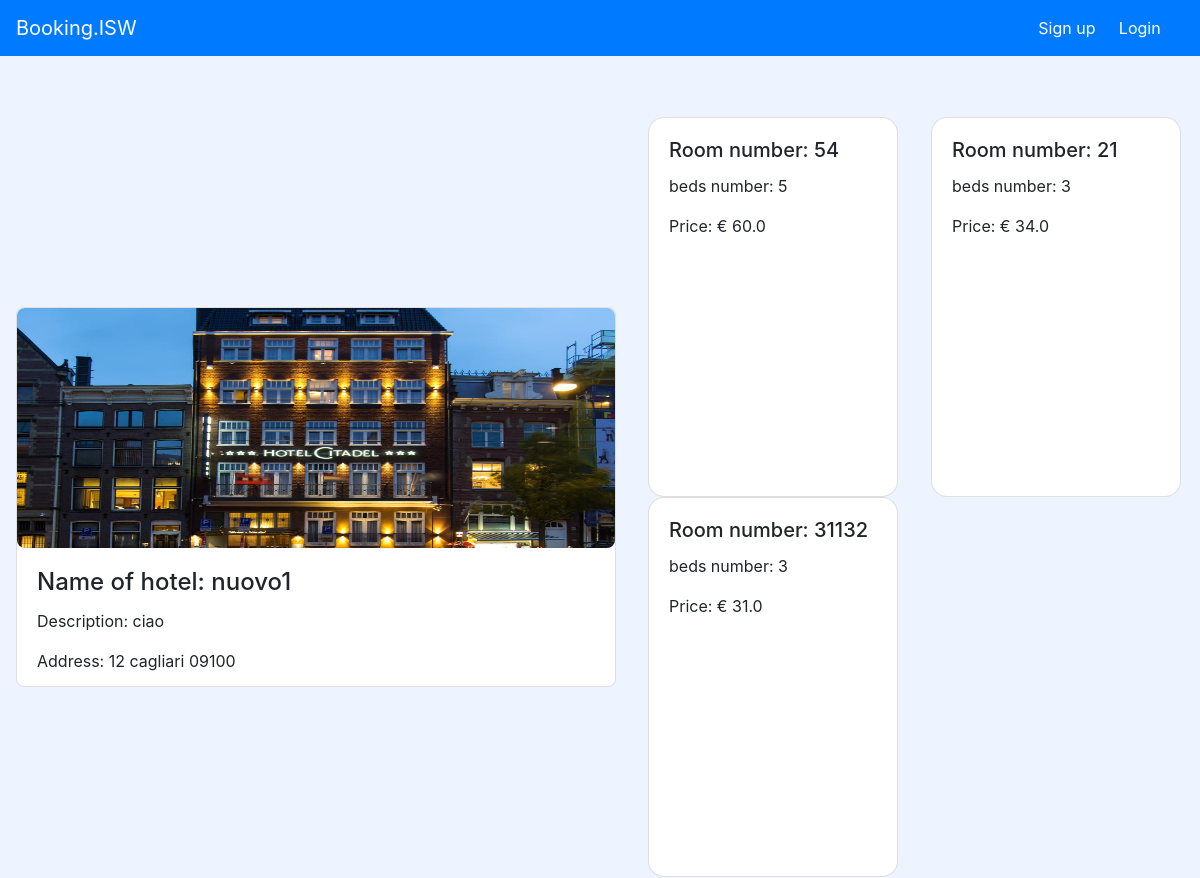
Screenshot of /hotel/?name=nuovo1&civN=12&city=cagliari with the database file from the repository.
### bookingApp/models.py (models this page shows, shortened)
class Hotel(models.Model):
    name = models.CharField(max_length=30)
    description = models.TextField()
    hotelKeeperId = models.ForeignKey(HotelKeeper, on_delete=models.CASCADE)
    address = models.ForeignKey(Address, on_delete=models.CASCADE)
    photoUrl = models.ImageField(default=None, null=True, upload_to="static/img")

class Address(models.Model):
    street = models.CharField(max_length=100)
    houseNumber = models.IntegerField()
    city = models.CharField(max_length=30)
    zipCode = models.CharField(max_length=15)

class Room(models.Model):
    roomNumber = models.IntegerField(default=0)
    capacity = models.IntegerField(default=0)
    price = models.FloatField(default=0.0)
    hotelId = models.ForeignKey(Hotel, on_delete=models.CASCADE)
    services = models.ManyToManyField(IncludedService)

### bookingApp/views.py (the view)
# urls.py: path('hotel/', v.hotelDetail),
def hotelDetail(request):
    listaCamereHotel = []
    hotel = None
    hotelName = request.GET.get('name',None)
    hotelNumber = request.GET.get('civN',None)
    hotelCity = request.GET.get('city',None)
    for ht in Hotel.objects.all():
        if(ht.name == hotelName and ht.address.houseNumber == int(hotelNumber) and ht.address.city == hotelCity):
            hotel = ht
            for rm in Room.objects.all():
                if(rm.hotelId == hotel):
                    listaCamereHotel.append(rm)
    request.session['htName'] = hotel.name
    request.session['htCivN'] = hotel.address.houseNumber
    if(hotel != None):
        context = {'hotel': hotel,'roomList': listaCamereHotel}
    else:
        context = {"message" : "No details to show at the moment"}
        return render_to_response("messages.html",context)
    return render(request,"manageHotel.html",context)

### templates/manageHotel.html (shortened to what this page needs)
{% extends "base.html" %}
{% block content %}
<table style="margin-top:5%">
    <tr>
        <td>
<div class="container">
<div class="card" style="width:600px;height:380px;border-radius:0.5rem;">
    <img class="card-img-top" style="height:240px;width:598px;border-radius:0.5rem;;" src=/{{hotel.photoUrl}} alt="Card image cap">
    <div class="card-body">
        <h4 class="card-title"><a>Name of hotel: {{hotel.name}}</a></h4>
        <p class="card-text">Description: {{hotel.description}}</p>
        <p class="card-text">Address: {{hotel.address.rue}} {{hotel.address.houseNumber}} {{hotel.address.city}} {{hotel.address.zipCode}}</p>
    </div>
</div>
</div>
        </td>
        <td>
<div class="container">
    <div class="row">
    {% for rm in roomList %}
        <div class="col-sm-6">
    <div class="card" style="height:380px;width:250px;border-radius:1rem;">
      <div class="card-body">
        <h5 class="card-title">Room number: {{rm.roomNumber}}</h5>
        <p class="card-text">beds number: {{rm.capacity}}</p>
          <p>Price: € {{rm.price}}</p>
      </div>
    </div>
  </div>
    {% endfor %}
    </div>
</div>
        </td>
    </tr>
</table>
{% endblock %}

### rows the page displays
Hotel: photoUrl (picture), name "nuovo1", description "ciao", address.houseNumber "12", address.city "cagliari", address.zipCode "09100"
Room: roomNumber "54", capacity "5", price "60.0"
Room: roomNumber "21", capacity "3", price "34.0"
Room: roomNumber "31132", capacity "3", price "31.0"
